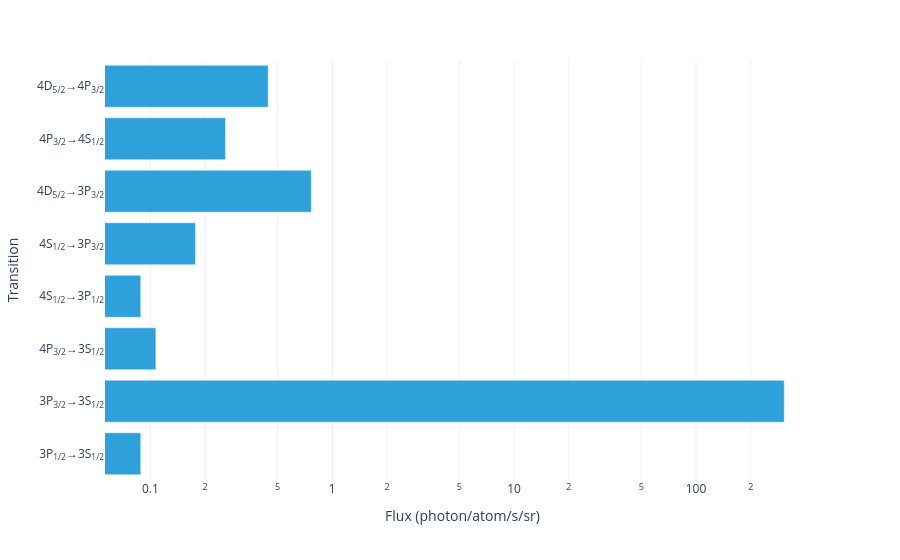

Write notebook code for a chart like this one.
### Markdown cell above
Plot the integrated flux as a bar plot:

### Code cell
model.integrated_flux(sol).visualize(log_x=True)

### Figure 1 — Plotly figure (JSON) as saved in the notebook; plotly's stock layout.template omitted (floating-point values rounded to 4 significant figures)
{"data": [{"hovertemplate": "Flux (photon/atom/s/sr)=%{x}<br>Transition=%{y}<extra></extra>", "legendgroup": "", "marker": {"color": "#2fa1da", "pattern": {"shape": ""}}, "name": "", "orientation": "h", "showlegend": false, "textposition": "auto", "type": "bar", "x": [0.08852, 305.8, 0.1072, 0.08853, 0.1771, 0.7671, 0.2589, 0.4444], "xaxis": "x", "y": ["3P<sub>1/2</sub>→3S<sub>1/2</sub>", "3P<sub>3/2</sub>→3S<sub>1/2</sub>", "4P<sub>3/2</sub>→3S<sub>1/2</sub>", "4S<sub>1/2</sub>→3P<sub>1/2</sub>", "4S<sub>1/2</sub>→3P<sub>3/2</sub>", "4D<sub>5/2</sub>→3P<sub>3/2</sub>", "4P<sub>3/2</sub>→4S<sub>1/2</sub>", "4D<sub>5/2</sub>→4P<sub>3/2</sub>"], "yaxis": "y"}], "layout": {"barmode": "relative", "legend": {"title": {}, "tracegroupgap": 0}, "margin": {"t": 60}, "xaxis": {"anchor": "y", "domain": [0, 1], "title": {"text": "Flux (photon/atom/s/sr)"}, "type": "log"}, "yaxis": {"anchor": "x", "domain": [0, 1], "title": {"text": "Transition"}}}}
